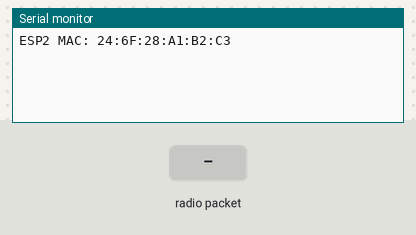
This sketch was run on a simulated ESP32. On the bench: the last lines printed to the serial monitor. Inputs (shaded band) come from the test bench.

Above: at 1.2 s.
1.3 s: radio packet "1" arrives
At 1.9 s:
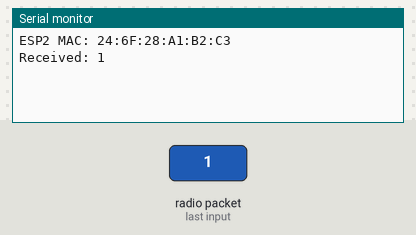
2.8 s: radio packet "0" arrives
At 4.0 s:
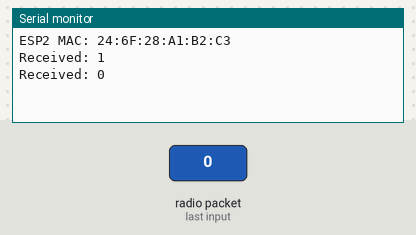
4.3 s: radio packet "2" arrives
At 5.4 s:
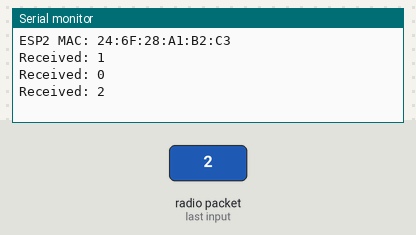

The sketch:

Macadressrecievercode.ino
```cpp
#include <WiFi.h>
#include <esp_now.h>

void setup() {
  Serial.begin(115200);
  WiFi.mode(WIFI_STA);
  Serial.print("ESP2 MAC: ");
  Serial.println(WiFi.macAddress());

  if (esp_now_init() != ESP_OK) {
    Serial.println("ESP-NOW init failed!");
    return;
  }

  esp_now_register_recv_cb([](const uint8_t *mac, const uint8_t *incomingData, int len) {
    Serial.print("Received: ");
    Serial.println((char *)incomingData);
  });
}

void loop() {
  // Nothing needed here
}
```

Measured:
- after the input at 1.3 s, the serial monitor: prints a new line at once (image 1)
- after the input at 2.8 s, the serial monitor: prints a new line at once (image 2)
- after the input at 4.3 s, the serial monitor: prints a new line at once (image 3)
